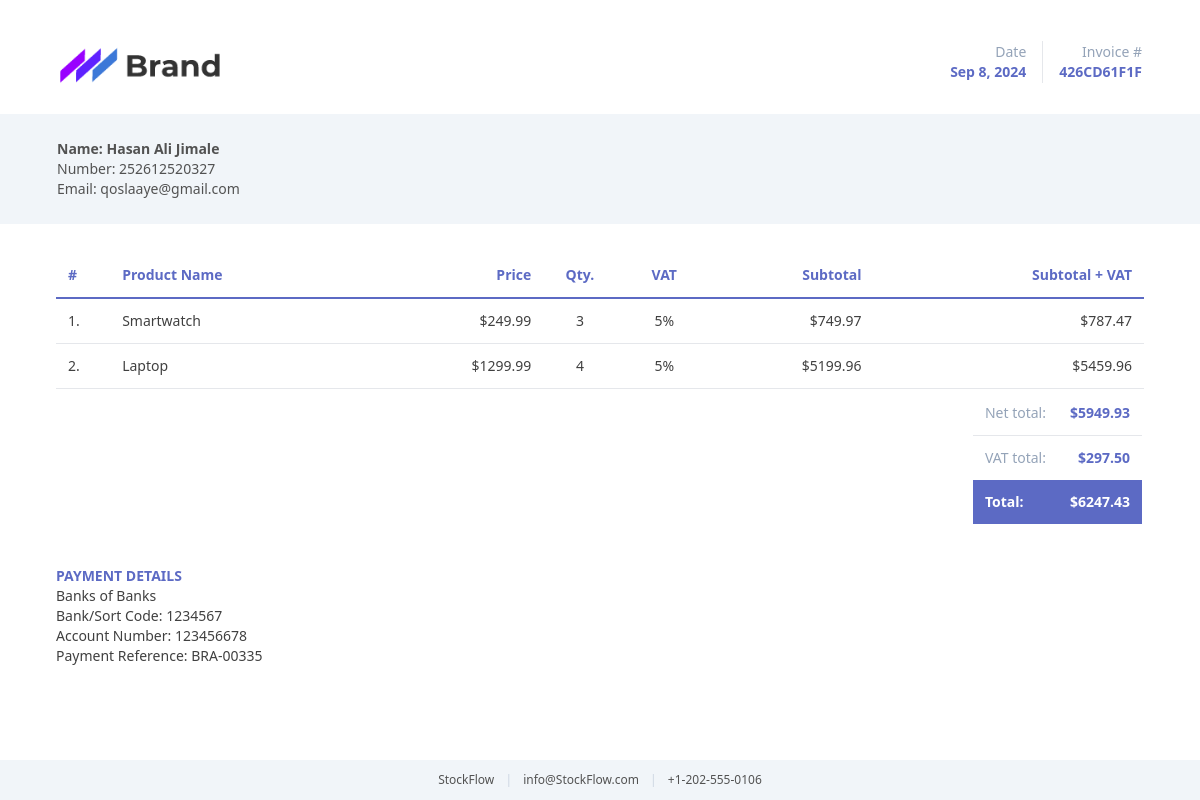
Page /invoice_details/2/ (signed in) on the earlier database version.
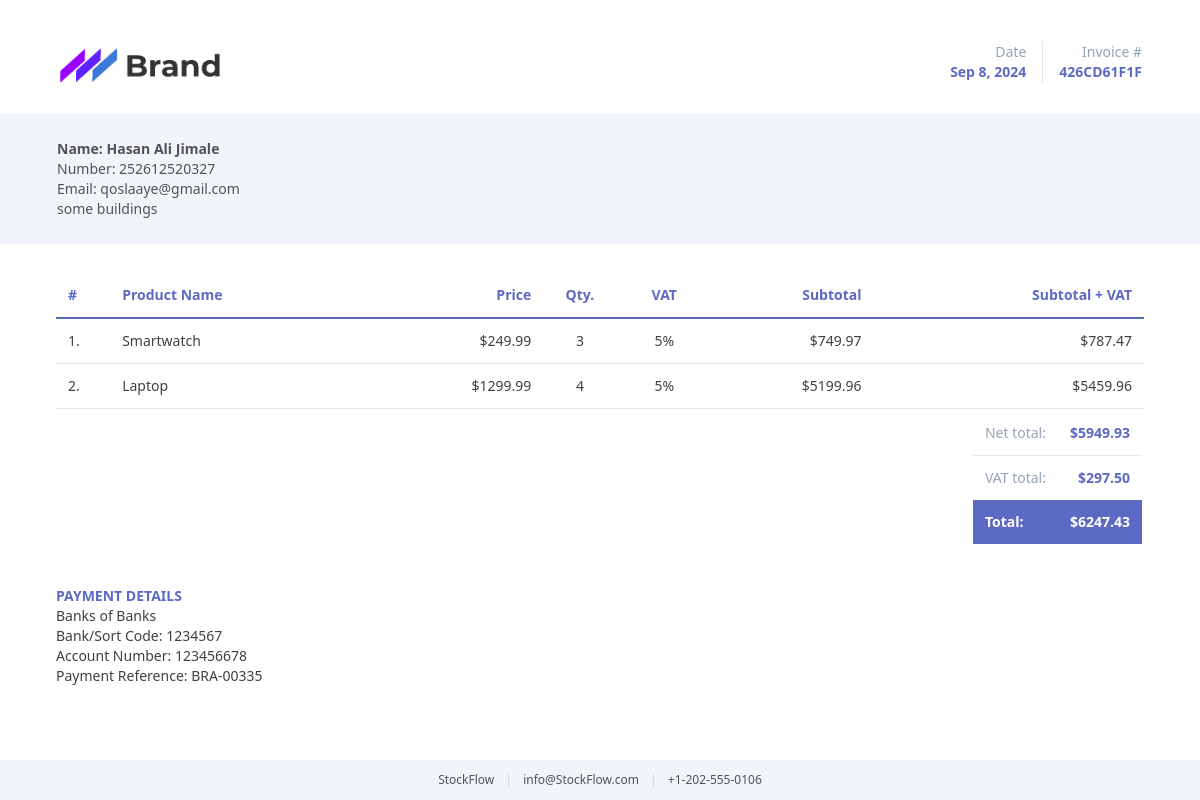
Same page on the later database version.
### stockflow/models.py (models this page shows, shortened)
class Invoice(models.Model):
    customer = models.ForeignKey(Customer, on_delete=models.CASCADE)
    orders = models.ManyToManyField(Order)
    invoice_number = models.CharField(max_length=100, unique=True)
    total_amount = models.DecimalField(max_digits=10, decimal_places=2)
    created_at = models.DateTimeField(auto_now_add=True)

class Customer(models.Model):
    user = models.OneToOneField(User, null=True, blank=True, on_delete=models.CASCADE)
    name = models.CharField(max_length=200, null=True, blank=True)
    phone = models.CharField(max_length=200, null=True, blank=True)
    email = models.EmailField(max_length=200, null=True, blank=True)
    address = models.TextField(null=True, blank=True)
    profile_pic = models.ImageField(default="profile1.png", null=True, blank=True)
    date_created = models.DateTimeField(auto_now_add=True, null=True, blank=True)

### stockflow/views.py (the view)
# urls.py: path('invoice_details/<str:pk>/', views.invoiceDetails, name='invoice_details'),
@login_required(login_url='login')
def invoiceDetails(request, pk):
    try:
        invoice = Invoice.objects.get(id=pk)
        if not request.user.is_staff and invoice.customer != request.user.customer:
            messages.error(request, 'You do not have permission to view this invoice.')
            return redirect('invoice')
    except Invoice.DoesNotExist:
        messages.error(request, 'Invoice does not exist.')
        return redirect('invoice')
    orders = invoice.orders.all()
    vat_rate = Decimal('0.05')  # 5% VAT
    vat_total = 0
    total_amount = 0
    for order in orders:
        order.sub_total = order.quantity * order.product.price
        order.sub_vat = order.sub_total * vat_rate
        order.sub_total_sub_vat = order.sub_total + order.sub_vat
        vat_total += order.sub_total * vat_rate
        total_amount += order.sub_total
    total_with_vat = total_amount + vat_total
    if total_amount != invoice.total_amount:
        invoice.total_amount = total_amount
        invoice.save()
    context = {
        'invoice': invoice,
        'orders': orders,
        'vat_total': vat_total,
        'total_with_vat': total_with_vat,
    }
    return render(request, 'invoice_template.html', context)

### templates/invoice_template.html (shortened to what the changed rows need)
{% load static %}
<!DOCTYPE html>
<html lang="en">
<head>
  <link rel="stylesheet" href="{% static 'css/invoice-style.css' %}" type="text/css" media="all" />
</head>
<body>
  <div>
    <div class="py-4">
      <div class="px-14 py-6">
        <table class="w-full border-collapse border-spacing-0">
          <tbody>
            <tr>
              <td class="align-top">
                <div class="text-sm">
                  <table class="border-collapse border-spacing-0">
                    <tbody>
                      <tr>
                        <td class="border-r pr-4">
                          <div>
                            <p class="whitespace-nowrap text-slate-400 text-right">Date</p>
                            <p class="whitespace-nowrap font-bold text-main text-right">{{ invoice.created_at | date:"M j, Y" }}</p>
                          </div>
                        </td>
                        <td class="pl-4">
                          <div>
                            <p class="whitespace-nowrap text-slate-400 text-right">Invoice #</p>
                            <p class="whitespace-nowrap font-bold text-main text-right">{{ invoice.invoice_number }}</p>
                          </div>
                        </td>
                      </tr>
                    </tbody>
                  </table>
                </div>
              </td>
            </tr>
          </tbody>
        </table>
      </div>
      <div class="bg-slate-100 px-14 py-6 text-sm">
        <table class="w-full border-collapse border-spacing-0">
          <tbody>
            <tr>
              <td class="w-1/2 align-top">
                <div class="text-sm text-neutral-600">
                  <p class="font-bold">Name: {{ invoice.customer.name }}</p>
                  <p>Number: {{ invoice.customer.phone }}</p>
                  <p>Email: {{ invoice.customer.email }}</p>
                  <p>{{ invoice.customer.address }}</p>
                </div>
              </td>
            </tr>
          </tbody>
        </table>
      </div>
      <div class="px-14 py-10 text-sm text-neutral-700">
        <table class="w-full border-collapse border-spacing-0">
          <thead>
            <tr>
              <td class="border-b-2 border-main pb-3 pl-3 font-bold text-main">#</td>
              <td class="border-b-2 border-main pb-3 pl-2 font-bold text-main">Product Name</td>
              <td class="border-b-2 border-main pb-3 pl-2 text-right font-bold text-main">Price</td>
              <td class="border-b-2 border-main pb-3 pl-2 text-center font-bold text-main">Qty.</td>
              <td class="border-b-2 border-main pb-3 pl-2 text-center font-bold text-main">VAT</td>
              <td class="border-b-2 border-main pb-3 pl-2 text-right font-bold text-main">Subtotal</td>
              <td class="border-b-2 border-main pb-3 pl-2 pr-3 text-right font-bold text-main">Subtotal + VAT</td>
            </tr>
          </thead>
          <tbody>
            <tr>
              <td colspan="7">
                <table class="w-full border-collapse border-spacing-0">
                  <tbody>
                    <tr>
                      <td>
                        <table class="w-full border-collapse border-spacing-0">
                          <tbody>
                            <tr>
                              <td class="border-b p-3 text-right">
                                <div class="whitespace-nowrap font-bold text-main">${{ invoice.total_amount }}</div>
                              </td>
                            </tr>
                          </tbody>
                        </table>
                      </td>
                    </tr>
                  </tbody>
                </table>
              </td>
            </tr>
          </tbody>
        </table>
      </div>
      </div>
    </div>
</body>
</html>

Differences in the rows shown:
changed through a linked row, Invoice "426CD61F1F": customer.address (not shown) → "some buildings"
